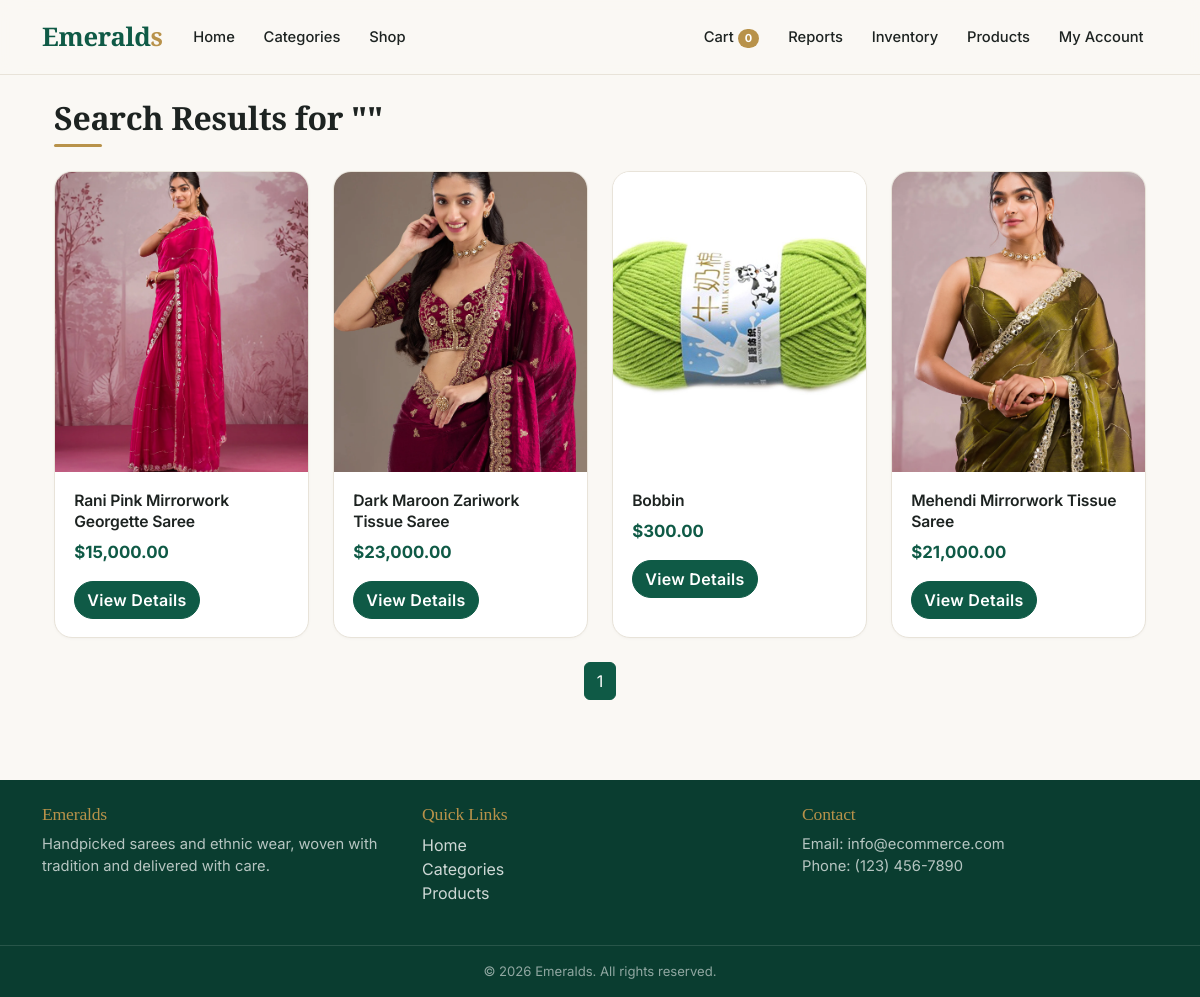
Page /search.php (signed in) on the committed database.
### tables this page shows
CREATE TABLE `product` (
  `productID` int(11) NOT NULL,
  `Description` text DEFAULT NULL,
  `unitprice` decimal(10,2) NOT NULL,
  `quantityINstock` int(11) NOT NULL DEFAULT 0,
  `supplierid` int(11) DEFAULT NULL,
  `dataAdded` datetime DEFAULT current_timestamp(),
  `productname` varchar(100) NOT NULL,
  `addedBY` int(11) DEFAULT NULL,
  `imageURl` varchar(255) DEFAULT NULL,
  `imageURl2` varchar(255) NOT NULL,
  `imageURl3` varchar(255) NOT NULL,
  `location` varchar(100) DEFAULT NULL,
  `categoryID` int(11) DEFAULT NULL
);

### search.php (the view, shortened to what this page needs)
<?php
require_once 'includes/db_connect.php';
require_once 'includes/header.php';
$searchQuery = $_GET['q'] ?? '';
$perPage = 12;
$page = max(1, intval($_GET['page'] ?? 1));
$offset = ($page - 1) * $perPage;
$stmt = $pdo->prepare("SELECT * FROM product
                      WHERE productname LIKE ? OR Description LIKE ?
                      LIMIT ? OFFSET ?");
$stmt->execute(["%$searchQuery%", "%$searchQuery%", $perPage, $offset]);
$products = $stmt->fetchAll(PDO::FETCH_ASSOC);
$totalStmt = $pdo->prepare("SELECT COUNT(*) FROM product
                           WHERE productname LIKE ? OR Description LIKE ?");
$totalStmt->execute(["%$searchQuery%", "%$searchQuery%"]);
$totalProducts = $totalStmt->fetchColumn();
?>
<div class="container">
    <h2 class="my-4">Search Results for "<?php echo htmlspecialchars($searchQuery); ?>"</h2>
    <?php if (empty($products)): ?>
        <div class="alert alert-info">No products found matching your search.</div>
    <?php else: ?>
        <div class="row">
            <?php foreach ($products as $product): ?>
                <div class="col-md-3 mb-4">
                    <div class="card h-100">
                        <img src="<?php echo htmlspecialchars($product['imageURl']); ?>"
                            class="card-img-top"
                            alt="<?php echo htmlspecialchars($product['productname']); ?>">
                        <div class="card-body">
                            <h5 class="card-title"><?php echo htmlspecialchars($product['productname']); ?></h5>
                            <p class="card-text">$<?php echo number_format($product['unitprice'], 2); ?></p>
                            <a href="/product.php?id=<?php echo $product['productID']; ?>"
                                class="btn btn-primary">View Details</a>
                        </div>
                    </div>
                </div>
            <?php endforeach; ?>
        </div>
        <nav>
            <ul class="pagination justify-content-center">
                <?php for ($i = 1; $i <= ceil($totalProducts / $perPage); $i++): ?>
                    <li class="page-item <?php echo $i == $page ? 'active' : ''; ?>">
                        <a class="page-link" href="?q=<?php echo urlencode($searchQuery); ?>&page=<?php echo $i; ?>"><?php echo $i; ?></a>
                    </li>
                <?php endfor; ?>
            </ul>
        </nav>
    <?php endif; ?>
</div>
<?php require_once 'includes/footer.php'; ?>

### includes/header.php (shortened to what this page needs)
<!DOCTYPE html>
<html lang="en">
<head>
    <link href="https://cdn.jsdelivr.net/npm/bootstrap@5.3.0/dist/css/bootstrap.min.css" rel="stylesheet">
    <link rel="stylesheet" href="/ecommerce/assets/css/style.css">
</head>
<body>
    <nav class="navbar navbar-expand-lg navbar-light">
        <div class="container">
            <a class="navbar-brand" href="http://localhost:8080/ecommerce/">
            Emerald<span>s</span>
            </a>
            <div class="collapse navbar-collapse" id="navbarNav">
                <ul class="navbar-nav me-auto">
                    <li class="nav-item"><a class="nav-link" href="http://localhost:8080/ecommerce/">Home</a></li>
                    <li class="nav-item"><a class="nav-link" href="http://localhost:8080/ecommerce/categories.php">Categories</a></li>
                    <li class="nav-item"><a class="nav-link" href="http://localhost:8080/ecommerce/shop.php">Shop</a></li>
                </ul>
                <ul class="navbar-nav">
                    <?php
                    if (isset($_SESSION['user_id'])) {
                        if ($_SESSION['user_id'] != 1) {
                            $cart_userId = $_SESSION['user_id'];
                            $u_cart_tmt = $pdo->prepare("SELECT username FROM user WHERE userID = ?");
                            $u_cart_tmt->execute([$cart_userId]);
                            $cart_users = $u_cart_tmt->fetch();
                            $cart_customer_username = $cart_users['username'];
                            $c_cart_tmt = $pdo->prepare("SELECT CustomerID FROM customer WHERE username = ?");
                            $c_cart_tmt->execute([$cart_customer_username]);
                            $cart_customers = $c_cart_tmt->fetch();
                            $cart_customer_id = $cart_customers['CustomerID'];
                            $u_cart_tmt = $pdo->prepare("SELECT COUNT(cartID) as cart_count FROM cart WHERE CustomerID = ?");
                            $u_cart_tmt->execute([$cart_customer_id]);
                            $cart_item_count = $u_cart_tmt->fetch();
                            if (!$cart_item_count) {
                                $cart_item_number = 0;
                            } else {
                                $cart_item_number = $cart_item_count["cart_count"];
                            }
                    ?>
                            <li class="nav-item">
                                <a class="nav-link" href="http://localhost:8080/ecommerce/customer/cart.php">
                                    Cart <span id="cart-count" class="badge bg-danger"><?php echo $cart_item_number; ?></span>
                                </a>
                            </li>
                    <?php
                        }
                    }
                    ?>
                    <?php
                    if (isset($_SESSION['user_id'])) {
                        if ($_SESSION['user_id'] == 1) {
                    ?>
                            <li class="nav-item">
                                <a class="nav-link" href="http://localhost:8080/ecommerce/admin/products.php">
                                    All Products
                                </a>
                            </li>
                            <li class="nav-item">
                                <a class="nav-link" href="http://localhost:8080/ecommerce/admin/add_category.php">
                                    + New Category
                                </a>
                            </li>
                            <li class="nav-item">
                                <a class="nav-link" href="http://localhost:8080/ecommerce/admin/users.php">
                                    Users
                                </a>
                            </li>
                            <li class="nav-item">
                                <a class="nav-link" href="http://localhost:8080/ecommerce/admin/inventory.php">
                                    Inventory
                                </a>
                            </li>
                    <?php
                        }
                        elseif($_SESSION['Role'] == "CEO" || $_SESSION['Role'] == "inventory_manager"){
                    ?>
                            <li class="nav-item">
                                <a class="nav-link" href="http://localhost:8080/ecommerce/admin/reports.php">
                                    Reports
                                </a>
                            </li>
                            <li class="nav-item">
                                <a class="nav-link" href="http://localhost:8080/ecommerce/admin/inventory.php">
                                    Inventory
                                </a>
                            </li>
                            <li class="nav-item">
                                <a class="nav-link" href="http://localhost:8080/ecommerce/admin/products.php">
                                    Products
                                </a>
                            </li>
                    <?php
                        }
                    }
                    ?>
                    <?php if (isset($_SESSION['user_id'])): ?>
                        <li class="nav-item dropdown">
                            <a class="nav-link dropdown-toggle" href="#" id="navbarDropdown" role="button" data-bs-toggle="dropdown">
                                My Account
                            </a>
                        </li>
                    <?php else: ?>
                        <li class="nav-item"><a class="nav-link" href="./login.php">Login</a></li>
                        <li class="nav-item"><a class="nav-link" href="./register.php">Register</a></li>
                    <?php endif; ?>
                </ul>
            </div>
        </div>
    </nav>
    <div class="container mt-4">

### includes/footer.php (shortened to what this page needs)
</div>
<footer class="bg-dark text-white mt-5">
    <div class="container py-4">
        <div class="row">
            <div class="col-md-4">
                <h5>Emeralds</h5>
                <p>Handpicked sarees and ethnic wear, woven with tradition and delivered with care.</p>
            </div>
            <div class="col-md-4">
                <h5>Quick Links</h5>
                <ul class="list-unstyled">
                    <li><a href="http://localhost:8080/ecommerce/" >Home</a></li>
                    <li><a href="http://localhost:8080/ecommerce/categories.php" >Categories</a></li>
                    <li><a href="http://localhost:8080/ecommerce/shop.php" >Products</a></li>
                </ul>
            </div>
            <div class="col-md-4">
                <h5>Contact</h5>
                <address>
                    Email: info@ecommerce.com<br>
                    Phone: (123) 456-7890
                </address>
            </div>
        </div>
    </div>
    <div class="footer-bottom text-center py-3">&copy; <?php echo date("Y"); ?> Emeralds. All rights reserved.</div>
</footer>
</body>
</html>

### assets/css/style.css (style rules this page uses)
:root { --em:#0f5a46; --em-dark:#0a3d30; --em-soft:#e7f1ed; --gold:#b8924a; --ink:#1d2321; --muted:#6b7570; --bg:#faf8f4; --line:#e8e3d9; --bs-body-font-family:'Inter',system-ui,sans-serif; --bs-body-color:var(--ink); }
body { font-family:'Inter',system-ui,sans-serif;background:var(--bg);color:var(--ink);-webkit-font-smoothing:antialiased }
h1,h2,h3,h4,h5,.navbar-brand { font-family:'Playfair Display',Georgia,serif;letter-spacing:-.01em }
h2 { font-weight:600;position:relative;padding-bottom:.6rem }
h2::after { content:"";position:absolute;left:0;bottom:0;width:48px;height:3px;background:var(--gold);border-radius:2px }
a { color:var(--em) }
.navbar { background:rgba(250,248,244,.92)!important;backdrop-filter:blur(10px);border-bottom:1px solid var(--line);box-shadow:none;position:sticky;top:0;z-index:1030;padding:.8rem 0 }
.navbar-brand { font-size:1.6rem;font-weight:700;color:var(--em)!important }
.navbar-brand span { color:var(--gold) }
.navbar .nav-link { color:var(--ink)!important;font-weight:500;font-size:.92rem;position:relative;padding:.5rem .9rem!important }
.navbar .nav-link::after { content:"";position:absolute;left:.9rem;right:.9rem;bottom:.2rem;height:2px;background:var(--gold);transform:scaleX(0);transition:transform .25s }
.navbar .dropdown-toggle::after { display:none }
.badge.bg-danger { background:var(--gold)!important;border-radius:20px }
.btn { border-radius:999px;font-weight:600;letter-spacing:.02em;transition:all .25s }
.btn-primary,.btn-success { background:var(--em);border-color:var(--em) }
.card { border:1px solid var(--line);border-radius:18px;background:#fff;overflow:hidden;box-shadow:0 1px 3px rgba(0,0,0,.03);transition:transform .35s,box-shadow .35s }
.card-img-top { height:300px;object-fit:cover;padding:0!important;transition:transform .5s }
.card-body { padding:1.1rem 1.2rem }
.card-title { font-family:'Inter',sans-serif;font-size:.98rem;font-weight:600;line-height:1.35 }
.card-text { color:var(--em);font-weight:700;font-size:1.05rem }
.page-link { color:var(--em) }
.active>.page-link { background:var(--em);border-color:var(--em) }
footer.bg-dark { background:var(--em-dark)!important;margin-top:5rem!important }
footer h5 { color:var(--gold);font-size:1.1rem }
footer a { color:rgba(255,255,255,.8)!important;text-decoration:none }
footer p,footer address { color:rgba(255,255,255,.7);font-size:.92rem }
.footer-bottom { border-top:1px solid rgba(255,255,255,.12);color:rgba(255,255,255,.55);font-size:.82rem }

### rows in the picture
product: imageURl (picture), productname "Rani Pink Mirrorwork Georgette Saree", unitprice "15,000.00"
product: imageURl (picture), productname "Dark Maroon Zariwork Tissue Saree", unitprice "23,000.00"
product: imageURl (picture), productname "Bobbin", unitprice "300.00"
product: imageURl (picture), productname "Mehendi Mirrorwork Tissue Saree", unitprice "21,000.00"

### other values in the picture
$cart_item_number "0"
